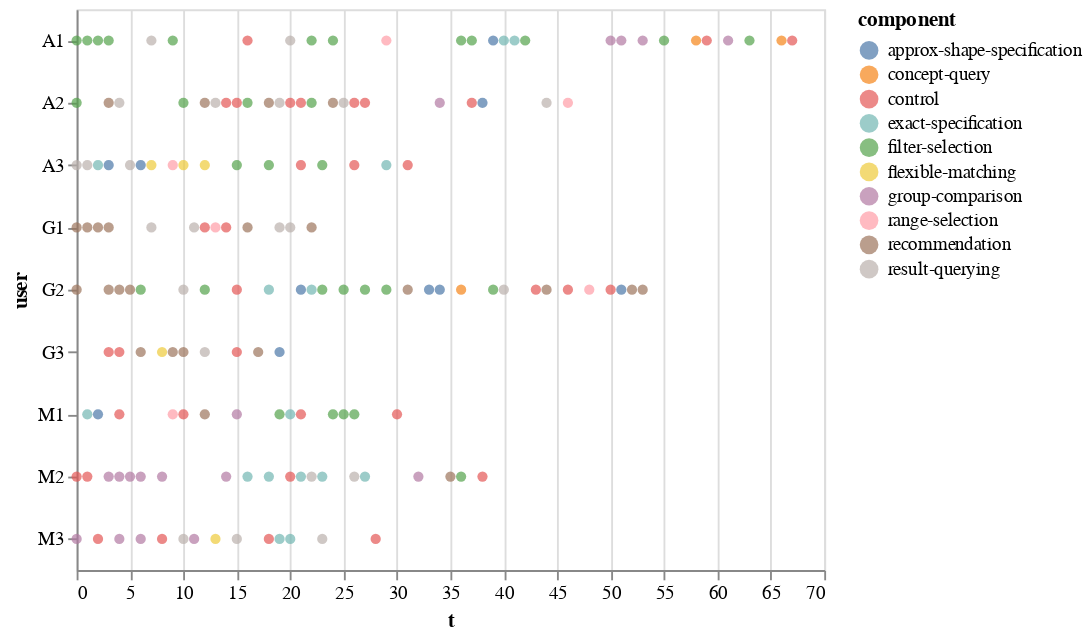

Write notebook code for a chart like this one.
### Code cell
alt.Chart(df_component).mark_circle().encode(        
    color='component',
    y="user",
    x='t'
)

### Figure 1 — Vega-Lite specification as saved in the notebook (floating-point values rounded to 4 significant figures; data arrays with more than 128 entries replaced by an {"elided": "..."} marker saying what was removed)
{"$schema": "https://vega.github.io/schema/vega-lite/v2.6.0.json", "config": {"view": {"height": 300, "width": 400}}, "data": {"name": "data-21365a3b83ededdcb35f6fb8c451053f"}, "datasets": {"data-21365a3b83ededdcb35f6fb8c451053f": {"elided": "167 records"}}, "encoding": {"color": {"field": "component", "type": "nominal"}, "x": {"field": "t", "type": "quantitative"}, "y": {"field": "user", "type": "nominal"}}, "mark": "circle"}
